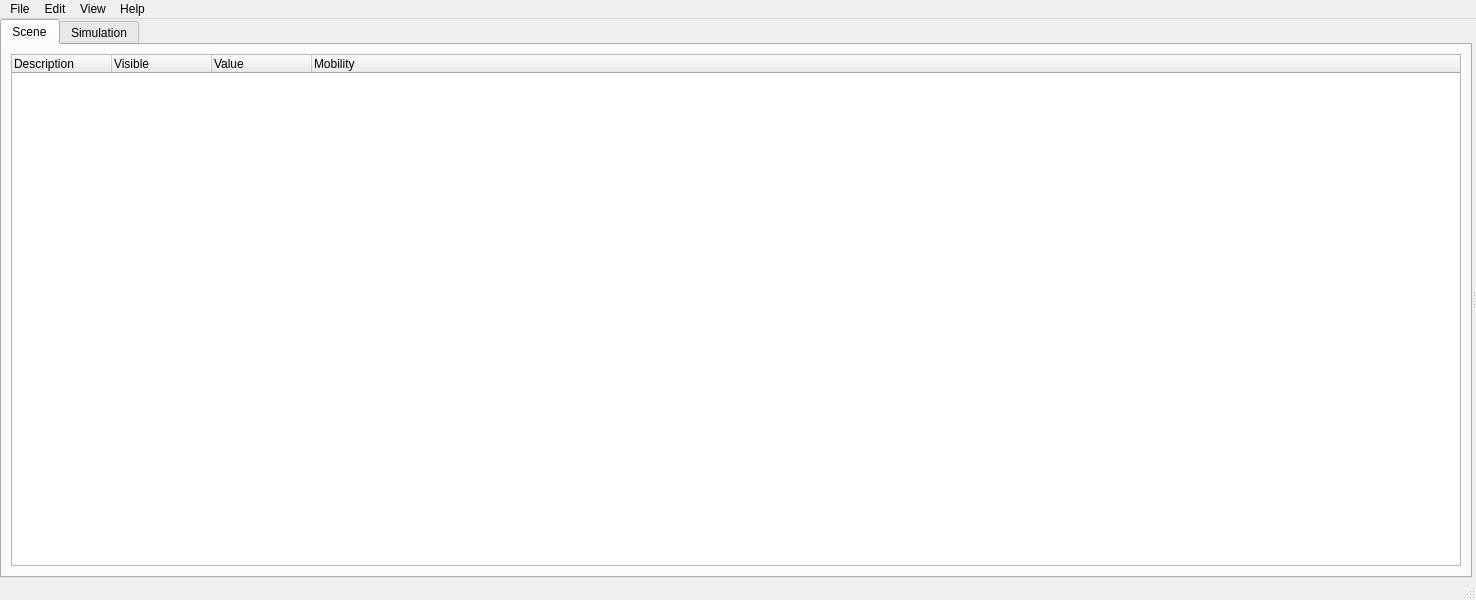
<?xml version="1.0" encoding="UTF-8"?>
<ui version="4.0">
 <class>MainWindow</class>
 <widget class="QMainWindow" name="MainWindow">
  <property name="geometry">
   <rect>
    <x>0</x>
    <y>0</y>
    <width>1476</width>
    <height>600</height>
   </rect>
  </property>
  <property name="windowTitle">
   <string>MainWindow</string>
  </property>
  <widget class="QWidget" name="centralwidget">
   <layout class="QVBoxLayout" name="verticalLayout">
    <property name="spacing">
     <number>0</number>
    </property>
    <property name="leftMargin">
     <number>0</number>
    </property>
    <property name="topMargin">
     <number>0</number>
    </property>
    <property name="rightMargin">
     <number>0</number>
    </property>
    <property name="bottomMargin">
     <number>0</number>
    </property>
    <item>
     <widget class="QSplitter" name="splitter">
      <property name="sizePolicy">
       <sizepolicy hsizetype="Expanding" vsizetype="Preferred">
        <horstretch>0</horstretch>
        <verstretch>0</verstretch>
       </sizepolicy>
      </property>
      <property name="minimumSize">
       <size>
        <width>0</width>
        <height>0</height>
       </size>
      </property>
      <property name="maximumSize">
       <size>
        <width>16777215</width>
        <height>16777215</height>
       </size>
      </property>
      <property name="autoFillBackground">
       <bool>false</bool>
      </property>
      <property name="orientation">
       <enum>Qt::Horizontal</enum>
      </property>
      <widget class="QWidget" name="horizontalLayoutWidget">
       <layout class="QHBoxLayout" name="horizontalLayout">
        <property name="spacing">
         <number>0</number>
        </property>
        <item>
         <widget class="QTabWidget" name="tabWidget">
          <property name="minimumSize">
           <size>
            <width>0</width>
            <height>0</height>
           </size>
          </property>
          <property name="baseSize">
           <size>
            <width>0</width>
            <height>0</height>
           </size>
          </property>
          <property name="currentIndex">
           <number>0</number>
          </property>
          <widget class="QWidget" name="tab">
           <attribute name="icon">
            <iconset resource="../../assets/icons/icons.qrc">
             <normaloff>:/icons/scene.png</normaloff>:/icons/scene.png</iconset>
           </attribute>
           <attribute name="title">
            <string>Scene</string>
           </attribute>
           <layout class="QVBoxLayout" name="verticalLayout_3">
            <item>
             <widget class="QSplitter" name="splitter_2">
              <property name="orientation">
               <enum>Qt::Vertical</enum>
              </property>
              <property name="handleWidth">
               <number>1</number>
              </property>
              <widget class="QWidget" name="verticalLayoutWidget">
               <layout class="QVBoxLayout" name="verticalLayout_2">
                <property name="spacing">
                 <number>0</number>
                </property>
                <item>
                 <widget class="QTreeWidget" name="treeWidget">
                  <property name="frameShadow">
                   <enum>QFrame::Sunken</enum>
                  </property>
                  <property name="iconSize">
                   <size>
                    <width>24</width>
                    <height>24</height>
                   </size>
                  </property>
                  <attribute name="headerCascadingSectionResizes">
                   <bool>false</bool>
                  </attribute>
                  <attribute name="headerHighlightSections">
                   <bool>false</bool>
                  </attribute>
                  <column>
                   <property name="text">
                    <string>Description</string>
                   </property>
                  </column>
                  <column>
                   <property name="text">
                    <string>Visible</string>
                   </property>
                  </column>
                  <column>
                   <property name="text">
                    <string>Value</string>
                   </property>
                  </column>
                  <column>
                   <property name="text">
                    <string>Mobility</string>
                   </property>
                  </column>
                 </widget>
                </item>
               </layout>
              </widget>
              <widget class="QWidget" name="gridLayoutWidget">
               <layout class="QGridLayout" name="gridLayout">
                <property name="spacing">
                 <number>0</number>
                </property>
               </layout>
              </widget>
             </widget>
            </item>
           </layout>
          </widget>
          <widget class="QWidget" name="tab_2">
           <attribute name="icon">
            <iconset resource="../../assets/icons/icons.qrc">
             <normaloff>:/icons/clapper.png</normaloff>:/icons/clapper.png</iconset>
           </attribute>
           <attribute name="title">
            <string>Simulation</string>
           </attribute>
          </widget>
         </widget>
        </item>
       </layout>
      </widget>
      <widget class="QWidget" name="horizontalLayoutWidget_2">
       <layout class="QHBoxLayout" name="horizontalLayout_2">
        <property name="spacing">
         <number>0</number>
        </property>
        <property name="sizeConstraint">
         <enum>QLayout::SetMinimumSize</enum>
        </property>
       </layout>
      </widget>
     </widget>
    </item>
   </layout>
  </widget>
  <widget class="QMenuBar" name="menubar">
   <property name="geometry">
    <rect>
     <x>0</x>
     <y>0</y>
     <width>1476</width>
     <height>24</height>
    </rect>
   </property>
   <widget class="QMenu" name="menuFile">
    <property name="title">
     <string>File</string>
    </property>
    <addaction name="actionOpen_Model"/>
    <addaction name="actionClose_Model"/>
    <addaction name="actionSave_Model_As"/>
    <addaction name="separator"/>
    <addaction name="actionClose"/>
    <addaction name="separator"/>
    <addaction name="actionQuit"/>
   </widget>
   <widget class="QMenu" name="menuEdit">
    <property name="title">
     <string>Edit</string>
    </property>
    <addaction name="actionEnable_Contact_Detection"/>
   </widget>
   <widget class="QMenu" name="menuView">
    <property name="title">
     <string>View</string>
    </property>
    <addaction name="actionOrthogonal"/>
    <addaction name="actionPerspective"/>
    <addaction name="separator"/>
    <addaction name="actionWireframe"/>
    <addaction name="actionPhong_Shaded"/>
    <addaction name="separator"/>
    <addaction name="actionFrames"/>
    <addaction name="actionJoints"/>
    <addaction name="actionTerrain"/>
    <addaction name="actionGrid"/>
    <addaction name="actionFloor"/>
    <addaction name="actionShadows"/>
    <addaction name="actionCollision_Geometry"/>
    <addaction name="actionNormals"/>
    <addaction name="actionSkybox"/>
   </widget>
   <widget class="QMenu" name="menuHelp">
    <property name="title">
     <string>Help</string>
    </property>
    <addaction name="actionAbout_Shift"/>
    <addaction name="actionLicense"/>
   </widget>
   <addaction name="menuFile"/>
   <addaction name="menuEdit"/>
   <addaction name="menuView"/>
   <addaction name="menuHelp"/>
  </widget>
  <widget class="QStatusBar" name="statusbar"/>
  <action name="actionOpen_Model">
   <property name="text">
    <string>Open Model ...</string>
   </property>
   <property name="shortcut">
    <string>Ctrl+O</string>
   </property>
  </action>
  <action name="actionClose_Model">
   <property name="text">
    <string>Save Model</string>
   </property>
   <property name="shortcut">
    <string>Ctrl+S</string>
   </property>
  </action>
  <action name="actionSave_Model_As">
   <property name="text">
    <string>Save Model As ...</string>
   </property>
  </action>
  <action name="actionClose">
   <property name="text">
    <string>Close</string>
   </property>
   <property name="shortcut">
    <string>Ctrl+W</string>
   </property>
  </action>
  <action name="actionQuit">
   <property name="text">
    <string>Quit</string>
   </property>
   <property name="shortcut">
    <string>Ctrl+Q</string>
   </property>
   <property name="menuRole">
    <enum>QAction::QuitRole</enum>
   </property>
  </action>
  <action name="actionEnable_Contact_Detection">
   <property name="checkable">
    <bool>true</bool>
   </property>
   <property name="text">
    <string>Enable Contact Detection</string>
   </property>
  </action>
  <action name="actionOrthogonal">
   <property name="text">
    <string>Orthogonal</string>
   </property>
  </action>
  <action name="actionPerspective">
   <property name="text">
    <string>Perspective</string>
   </property>
  </action>
  <action name="actionWireframe">
   <property name="text">
    <string>Wireframe</string>
   </property>
  </action>
  <action name="actionPhong_Shaded">
   <property name="text">
    <string>Phong Shaded</string>
   </property>
  </action>
  <action name="actionFrames">
   <property name="checkable">
    <bool>true</bool>
   </property>
   <property name="icon">
    <iconset resource="../../assets/icons/icons.qrc">
     <normaloff>:/icons/frame.png</normaloff>:/icons/frame.png</iconset>
   </property>
   <property name="text">
    <string>Frames</string>
   </property>
  </action>
  <action name="actionJoints">
   <property name="checkable">
    <bool>true</bool>
   </property>
   <property name="icon">
    <iconset resource="../../assets/icons/icons.qrc">
     <normaloff>:/icons/joint.png</normaloff>:/icons/joint.png</iconset>
   </property>
   <property name="text">
    <string>Joints</string>
   </property>
  </action>
  <action name="actionTerrain">
   <property name="checkable">
    <bool>true</bool>
   </property>
   <property name="icon">
    <iconset resource="../../assets/icons/icons.qrc">
     <normaloff>:/icons/terrain.png</normaloff>:/icons/terrain.png</iconset>
   </property>
   <property name="text">
    <string>Terrain</string>
   </property>
  </action>
  <action name="actionGrid">
   <property name="checkable">
    <bool>true</bool>
   </property>
   <property name="icon">
    <iconset resource="../../assets/icons/icons.qrc">
     <normaloff>:/icons/grid.png</normaloff>:/icons/grid.png</iconset>
   </property>
   <property name="text">
    <string>Grid</string>
   </property>
  </action>
  <action name="actionFloor">
   <property name="checkable">
    <bool>true</bool>
   </property>
   <property name="icon">
    <iconset resource="../../assets/icons/icons.qrc">
     <normaloff>:/icons/floor.png</normaloff>:/icons/floor.png</iconset>
   </property>
   <property name="text">
    <string>Floor</string>
   </property>
  </action>
  <action name="actionShadows">
   <property name="checkable">
    <bool>true</bool>
   </property>
   <property name="icon">
    <iconset>
     <normalon>:/icons/shadow.png</normalon>
    </iconset>
   </property>
   <property name="text">
    <string>Shadows</string>
   </property>
  </action>
  <action name="actionCollision_Geometry">
   <property name="checkable">
    <bool>true</bool>
   </property>
   <property name="icon">
    <iconset resource="../../assets/icons/icons.qrc">
     <normaloff>:/icons/convexhull.png</normaloff>:/icons/convexhull.png</iconset>
   </property>
   <property name="text">
    <string>Collision Geometry</string>
   </property>
  </action>
  <action name="actionNormals">
   <property name="checkable">
    <bool>true</bool>
   </property>
   <property name="icon">
    <iconset resource="../../assets/icons/icons.qrc">
     <normaloff>:/icons/normal.png</normaloff>:/icons/normal.png</iconset>
   </property>
   <property name="text">
    <string>Normals</string>
   </property>
  </action>
  <action name="actionSkybox">
   <property name="checkable">
    <bool>true</bool>
   </property>
   <property name="icon">
    <iconset resource="../../assets/icons/icons.qrc">
     <normaloff>:/icons/cube.png</normaloff>:/icons/cube.png</iconset>
   </property>
   <property name="text">
    <string>Skybox</string>
   </property>
  </action>
  <action name="actionAbout_Shift">
   <property name="text">
    <string>About Shift ...</string>
   </property>
  </action>
  <action name="actionLicense">
   <property name="text">
    <string>License ...</string>
   </property>
  </action>
 </widget>
 <resources>
  <include location="../../assets/icons/icons.qrc"/>
 </resources>
 <connections/>
</ui>
